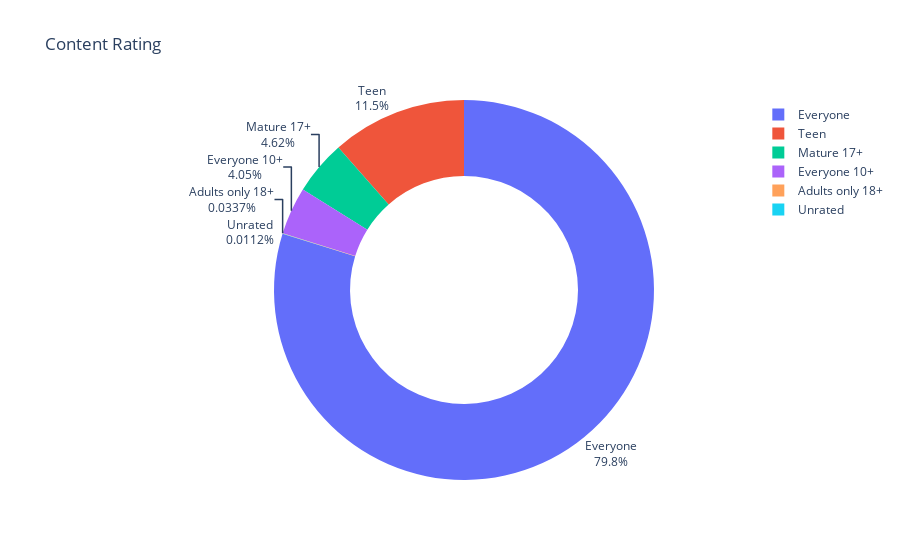

Here is the notebook cell this chart was saved with:
### Code cell
fig.update_traces(textposition='outside',textinfo='percent+label')

### Figure 1 — Plotly figure (JSON) as saved in the notebook; plotly's stock layout.template omitted (floating-point values rounded to 4 significant figures)
{"data": [{"domain": {"x": [0, 1], "y": [0, 1]}, "hole": 0.6, "hovertemplate": "label=%{label}<br>value=%{value}<extra></extra>", "labels": ["Everyone", "Teen", "Mature 17+", "Everyone 10+", "Adults only 18+", "Unrated"], "legendgroup": "", "name": "", "showlegend": true, "textinfo": "percent+label", "textposition": "outside", "type": "pie", "values": [7094, 1022, 411, 360, 3, 1]}], "layout": {"legend": {"tracegroupgap": 0}, "title": {"text": "Content Rating"}}}
